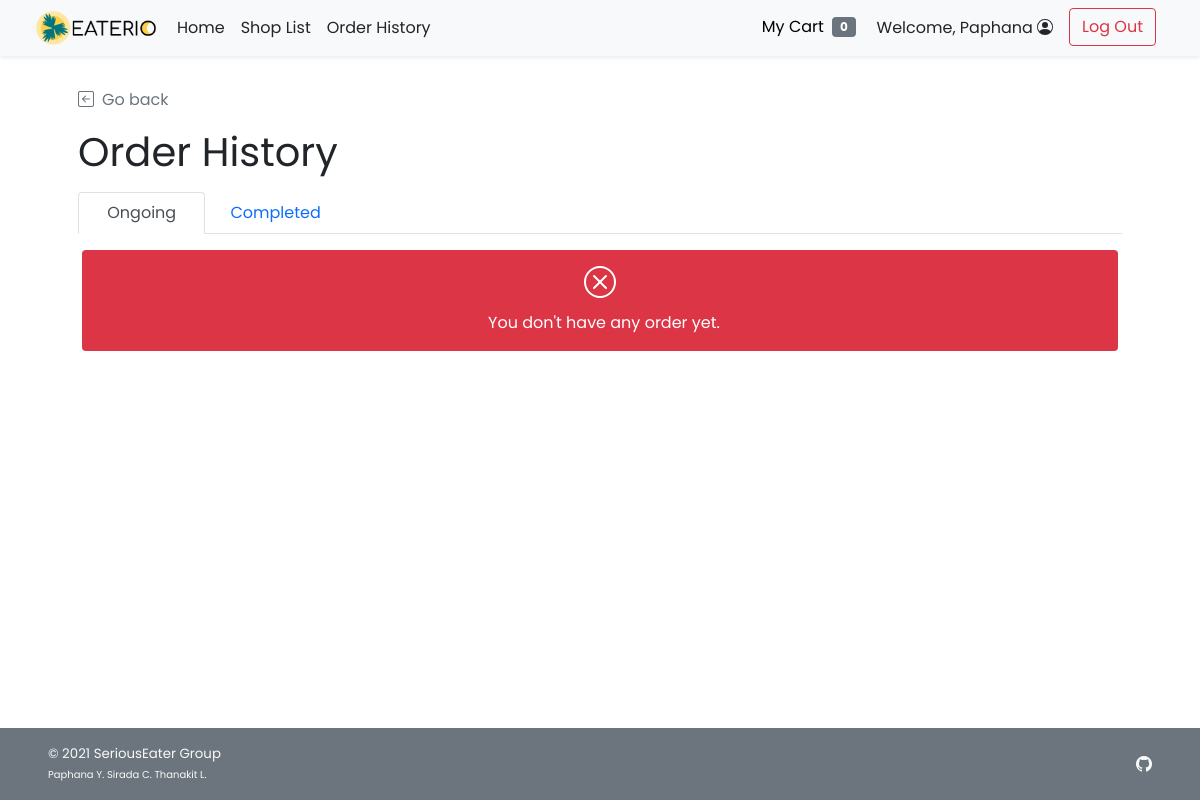
The page /cust_order_history.php (signed in) on the database as committed earlier.
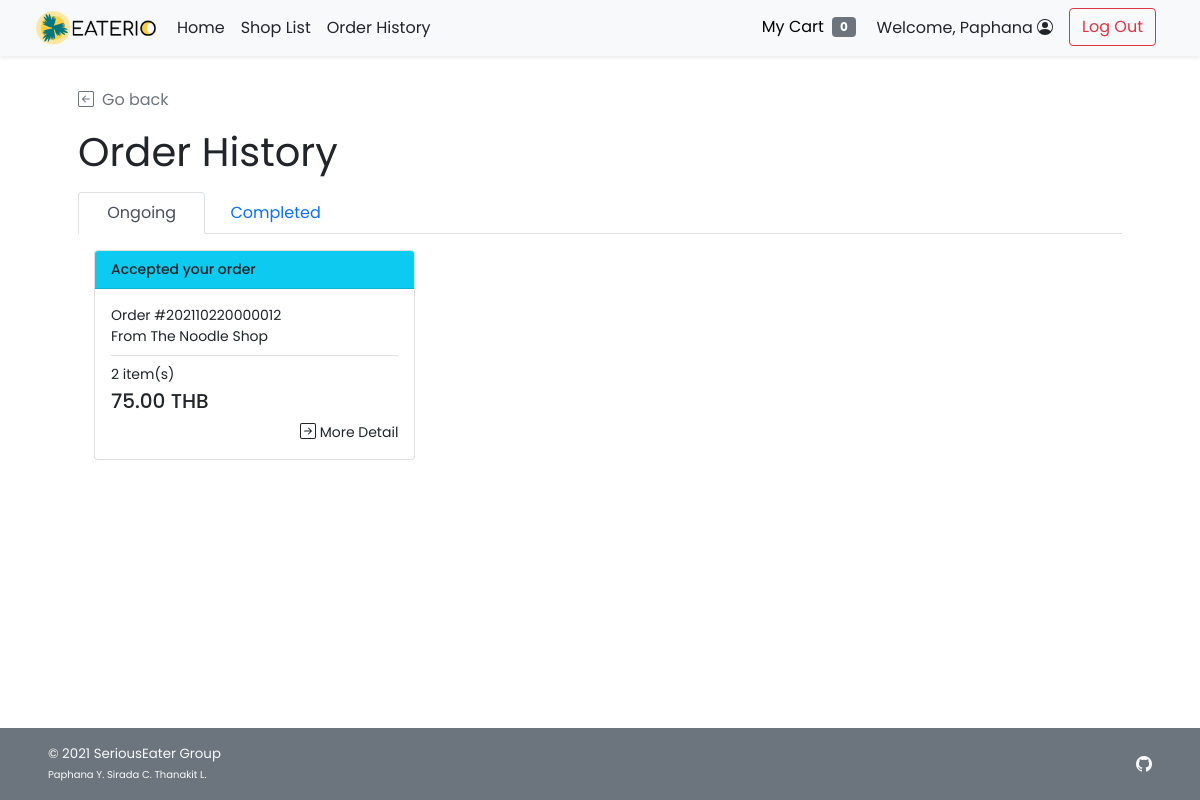
The same page on the database as committed later.
### tables this page shows
CREATE TABLE `order_header` (
  `orh_id` int(11) NOT NULL,
  `orh_refcode` varchar(15) NOT NULL,
  `c_id` int(11) NOT NULL,
  `s_id` int(11) NOT NULL,
  `p_id` int(11) NOT NULL,
  `orh_ordertime` timestamp NOT NULL DEFAULT current_timestamp(),
  `orh_pickuptime` datetime NOT NULL,
  `orh_orderstatus` varchar(10) NOT NULL,
  `orh_finishedtime` datetime DEFAULT NULL
);

CREATE TABLE `shop` (
  `s_id` int(11) NOT NULL,
  `s_username` varchar(45) NOT NULL,
  `s_pwd` varchar(45) NOT NULL,
  `s_name` varchar(100) NOT NULL,
  `s_location` varchar(100) NOT NULL,
  `s_openhour` time NOT NULL,
  `s_closehour` time NOT NULL,
  `s_status` tinyint(4) NOT NULL DEFAULT 1 COMMENT 'Shop ready for taking an order or not (True for open, False for close)',
  `s_preorderStatus` tinyint(4) NOT NULL DEFAULT 1 COMMENT 'Shop is ready for tomorrow pre-order or not',
  `s_email` varchar(100) NOT NULL,
  `s_phoneno` varchar(45) NOT NULL,
  `s_pic` text DEFAULT NULL
);

### cust_order_history.php (the view, shortened to what the changed rows need)
<!DOCTYPE html>
<html lang="en">
<head>
    <?php
    include("conn_db.php");
    include('head.php');
    ?>
    <link href="css/main.css" rel="stylesheet">
    <link href="css/menu.css" rel="stylesheet">
</head>
<body class="d-flex flex-column h-100">
    <div class="container px-5 py-4" id="shop-body">
        <div class="mb-3 text-wrap" id="shop-header">
            <h2 class="display-6 strong fw-normal">Order History</h2>
        </div>
        <div class="tab-content" id="nav-tabContent">
            <div class="tab-pane fade show active p-3" id="nav-ongoing" role="tabpanel" aria-labelledby="ongoing-tab">
                <?php
                $ongoing_query = "SELECT * FROM order_header WHERE c_id = {$_SESSION['cid']} AND orh_orderstatus <> 'FNSH';";
                $ongoing_result = $mysqli -> query($ongoing_query);
                $ongoing_num = $ongoing_result -> num_rows;
                if($ongoing_num>0){
            ?>
                <div class="row row-cols-1 row-cols-md-3">
                    <?php while($og_row = $ongoing_result -> fetch_array()){ ?>
                    <div class="col">
                        <a href="cust_order_detail.php?orh_id=<?php echo $og_row["orh_id"]?>"
                            class="text-dark text-decoration-none">
                            <div class="card mb-3">
                                <?php if($og_row["orh_orderstatus"]=="ACPT"){ ?>
                                <div class="card-header bg-info text-dark justify-content-between">
                                    <small class="me-auto d-flex" style="font-weight: 500;">Accepted your order</small>
                                </div>
                                <?php }else if($og_row["orh_orderstatus"]=="PREP"){?>
                                <div class="card-header bg-warning justify-content-between">
                                    <small class="me-auto d-flex" style="font-weight: 500;">Preparing your order</small>
                                </div>
                                <?php }else if($og_row["orh_orderstatus"]=="RDPK"){?>
                                <div class="card-header bg-primary text-white justify-content-between">
                                    <small class="me-auto d-flex" style="font-weight: 500;">Your order is ready for
                                        pick-up</small>
                                </div>
                                <?php }else{?>
                                <div class="card-header bg-success text-white justify-content-between">
                                    <small class="me-auto d-flex" style="font-weight: 500;">Order Finished</small>
                                </div>
                                <?php } ?>
                                <div class="card-body">
                                    <div class="card-text row row-cols-1 small">
                                        <div class="col">Order #<?php echo $og_row["orh_refcode"];?></div>
                                        <div class="col mb-2">From
                                            <?php
                                            $shop_query = "SELECT s_name FROM shop WHERE s_id = {$og_row['s_id']};";
                                            $shop_arr = $mysqli -> query($shop_query) -> fetch_array();
                                            echo $shop_arr["s_name"];
                                        ?>
                                        </div>
                                        <?php
                                        $ord_query = "SELECT COUNT(*) AS cnt,SUM(ord_amount*ord_buyprice) AS gt FROM order_detail
                                        WHERE orh_id = {$og_row['orh_id']}";
                                        $ord_arr = $mysqli -> query($ord_query) -> fetch_array();
                                    ?>
                                        <div class="col pt-2 border-top"><?php echo $ord_arr["cnt"]?> item(s)</div>
                                        <div class="col mt-1 mb-2"><strong class="h5"><?php echo $ord_arr["gt"]?>
                                                THB</strong></div>
                                        <div class="col text-end">
                                            <a href="cust_order_detail.php?orh_id=<?php echo $og_row["orh_id"]?>"
                                                class="text-dark text-decoration-none">
                                                 More Detail
                                            </a>
                                        </div>
                                    </div>
                                </div>
                            </div>
                        </a>
                    </div>
                    <?php } ?>
                </div>
                <?php }else{ ?>
                <div class="row row-cols-1">
                    <div class="col pt-3 px-3 bg-danger text-white rounded text-center">
                        <p class="ms-2 mt-2">You don't have any order yet.</p>
                    </div>
                </div>
                <?php } ?>
            </div>
        </div>
    </div>
</body>
</html>

Rows that differ between the two databases and show on the page:
added order_header: orh_orderstatus "Accepted your order", orh_refcode "202110220000012", s.s_name "The Noodle Shop", cnt "2", gt "75.00"
Other text that changed with them:
text no longer shown: "You don't have any order yet."
